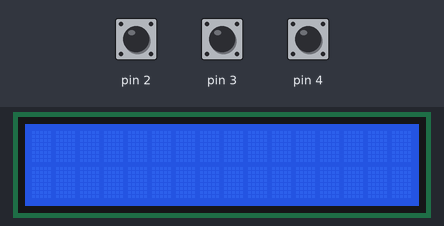
Bench run of a sketch on a simulated Arduino Uno, built with avr-gcc and run on an emulated ATmega328P. Shown: 16×2 character LCD. The test bench sets the inputs (shaded band); at power-on: pin 2 HIGH, pin 3 HIGH, pin 4 HIGH. What the sketch prints to the serial monitor is not drawn.

Above: at 1.2 s.
1.3 s: pin 2 pulled LOW for 0.15 s
At 2.0 s:
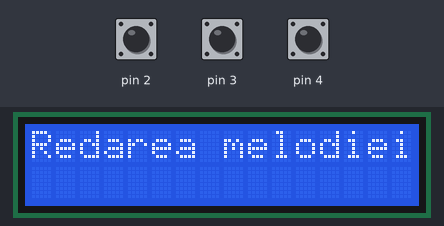
2.9 s: pin 3 pulled LOW for 0.15 s
At 4.0 s:
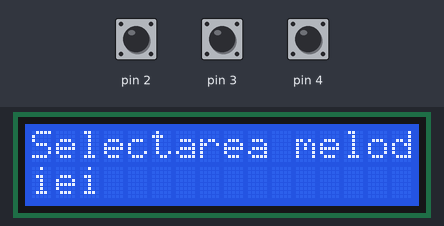
4.5 s: pin 4 pulled LOW for 0.15 s
At 5.2 s:
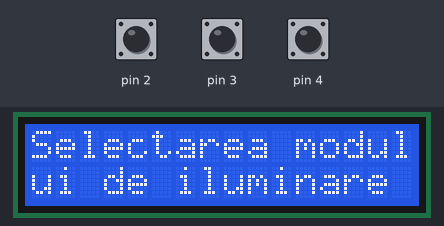
6.1 s: pin 2 pulled LOW for 1 s
At 7.2 s:
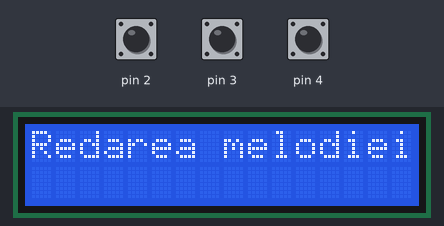
8.6 s: pin 3 pulled LOW for 1 s
At 10.1 s:
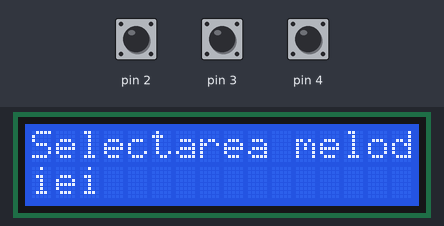
Timing chart, 0 to 11.6 s (numbered marks = the images above; inputs shaded):
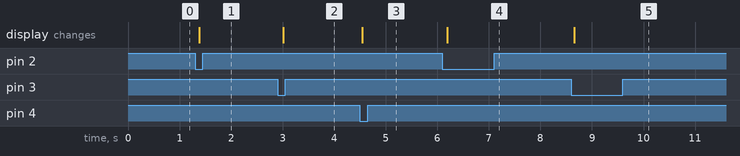

Measured:
- after the input at 1.3 s, the display: changes after 0.08 s (image 1)
- after the input at 2.9 s, the display: changes after 0.11 s (image 2)
- after the input at 4.5 s, the display: changes at once (image 3)
- after the input at 6.1 s, the display: changes after 0.09 s (image 4)
- after the input at 8.6 s, the display: changes after 0.06 s (image 5)

The sketch:

verificare_lcd_butoane.ino
```cpp
#include <LiquidCrystal_I2C.h>
LiquidCrystal_I2C lcd(0x27, 16, 2);

void printLCDMultiline(String text) {
  lcd.clear();
  String line1 = text.substring(0, 16);
  String line2 = "";

  if (text.length() > 16) {
    line2 = text.substring(16, 32);
  }

  lcd.setCursor(0, 0);
  lcd.print(line1);

  lcd.setCursor(0, 1);
  lcd.print(line2);
}
void setup()
{
  Serial.begin(9600);

  DDRD &= ~((1 << PD2) | (1 << PD3) | (1 << PD4));

  PORTD |= (1 << PD2) | (1 << PD3) | (1 << PD4);

  lcd.init();
  lcd.backlight();
}

void loop()
{

  if (!(PIND & (1 << PD2))) {
    Serial.println("Buton pentru redarea melodiei");
    printLCDMultiline("Redarea melodiei");
  }
  else if (!(PIND & (1 << PD3))) {
    Serial.println("Buton pentru selectare melodiei");
    printLCDMultiline("Selectarea melodiei");
  }
  else if (!(PIND & (1 << PD4))) {
    Serial.println("Buton pentru selectarea modului de iluminare");
    printLCDMultiline("Selectarea modului de iluminare");
  }

  delay(100);
}
```
